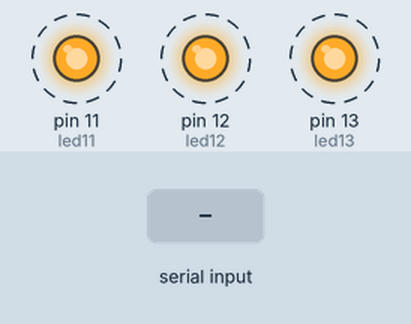
A sketch run on a simulated Arduino Uno, built with avr-gcc and run on an emulated ATmega328P. Shown: output pins drawn as LEDs (lit = HIGH). Dashed ring = blinking. The inputs (shaded band) are chosen by the test bench.

Above: at 0.62 s.
1.1 s: byte 30 received over Serial
At 1.9 s:
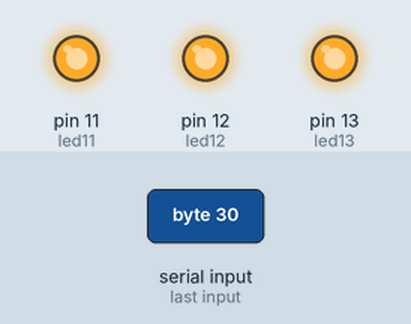
At 3.3 s:
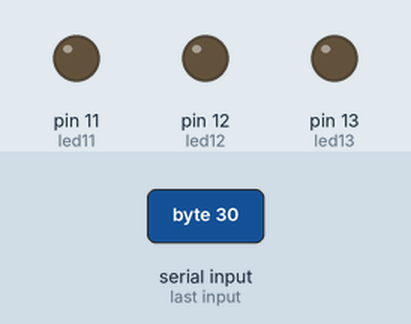
Timing chart, 0 to 8.7 s (numbered marks = the images above; inputs shaded):
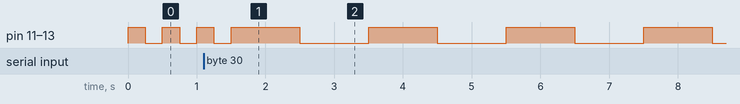

Measured:
- by itself, pin 11 (led11), pin 12 (led12), pin 13 (led13): repeats every 2.0 s: HIGH 1.0 s, LOW 1.0 s

The sketch:

syncedLighting.ino
```cpp
int led13 = 13;
int led12 = 12;
int led11 = 11;
int bpm = 120;
int top = 1300;
int bottom = 1074;
int width = top - bottom;
int num = 3;

void setup() {
  Serial.begin(9600);
  // put your setup code here, to run once:
  pinMode(led13, OUTPUT);
  pinMode(led12, OUTPUT);
  pinMode(led11, OUTPUT);
  for(;;){
    if(Serial.available()>0){
int temp = Serial.read();
bpm = temp;
}


      digitalWrite(13, HIGH);
      if (num > 1){
        digitalWrite(led12, HIGH);
      }
      if (num > 2){
        digitalWrite(led11,HIGH);
      }
      delay(60000/bpm/2);
      digitalWrite(13,LOW);
      digitalWrite(12,LOW);
      digitalWrite(11,LOW);
delay(60000/bpm/2);
  }

}

void loop(){


}
```
